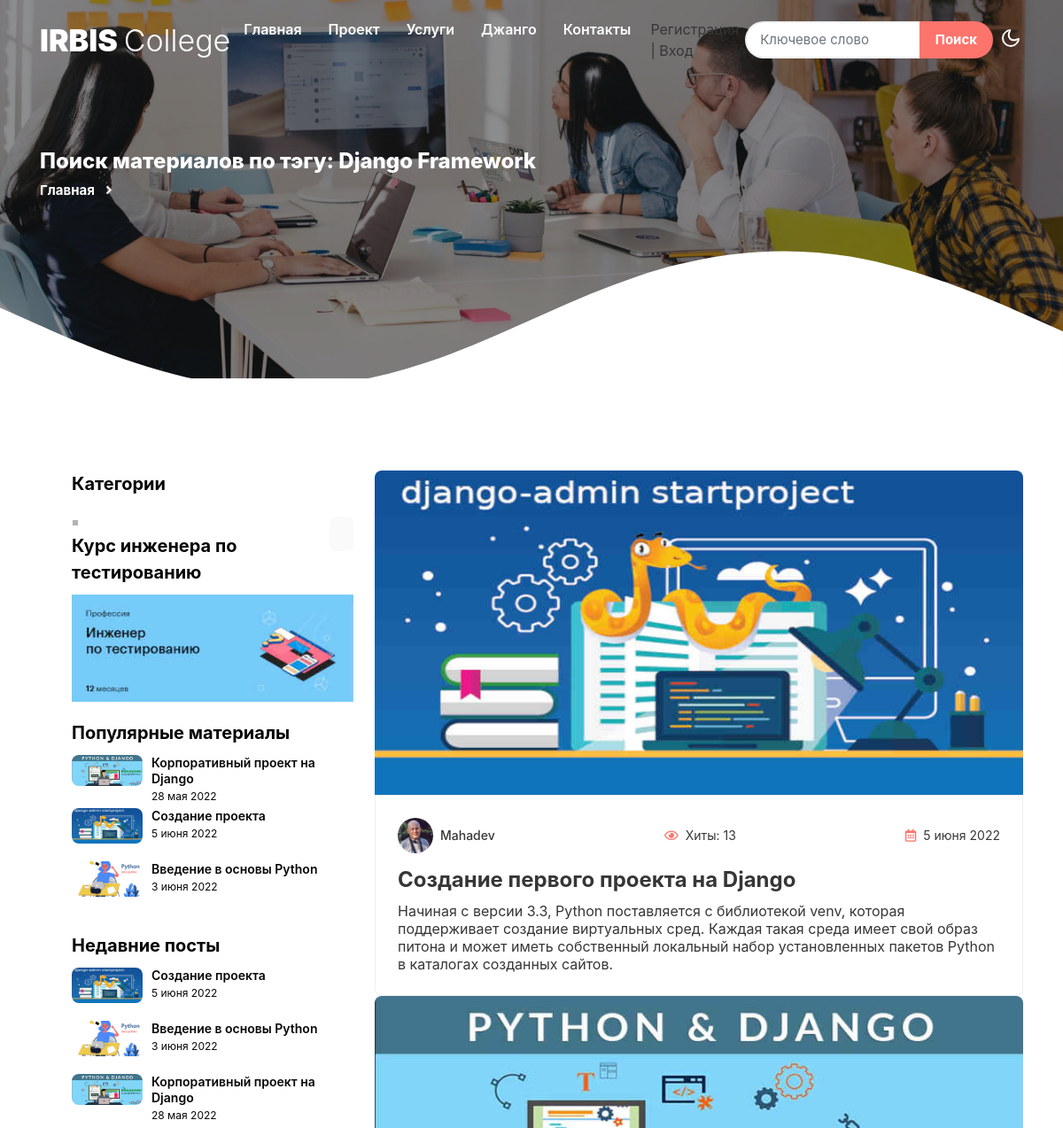
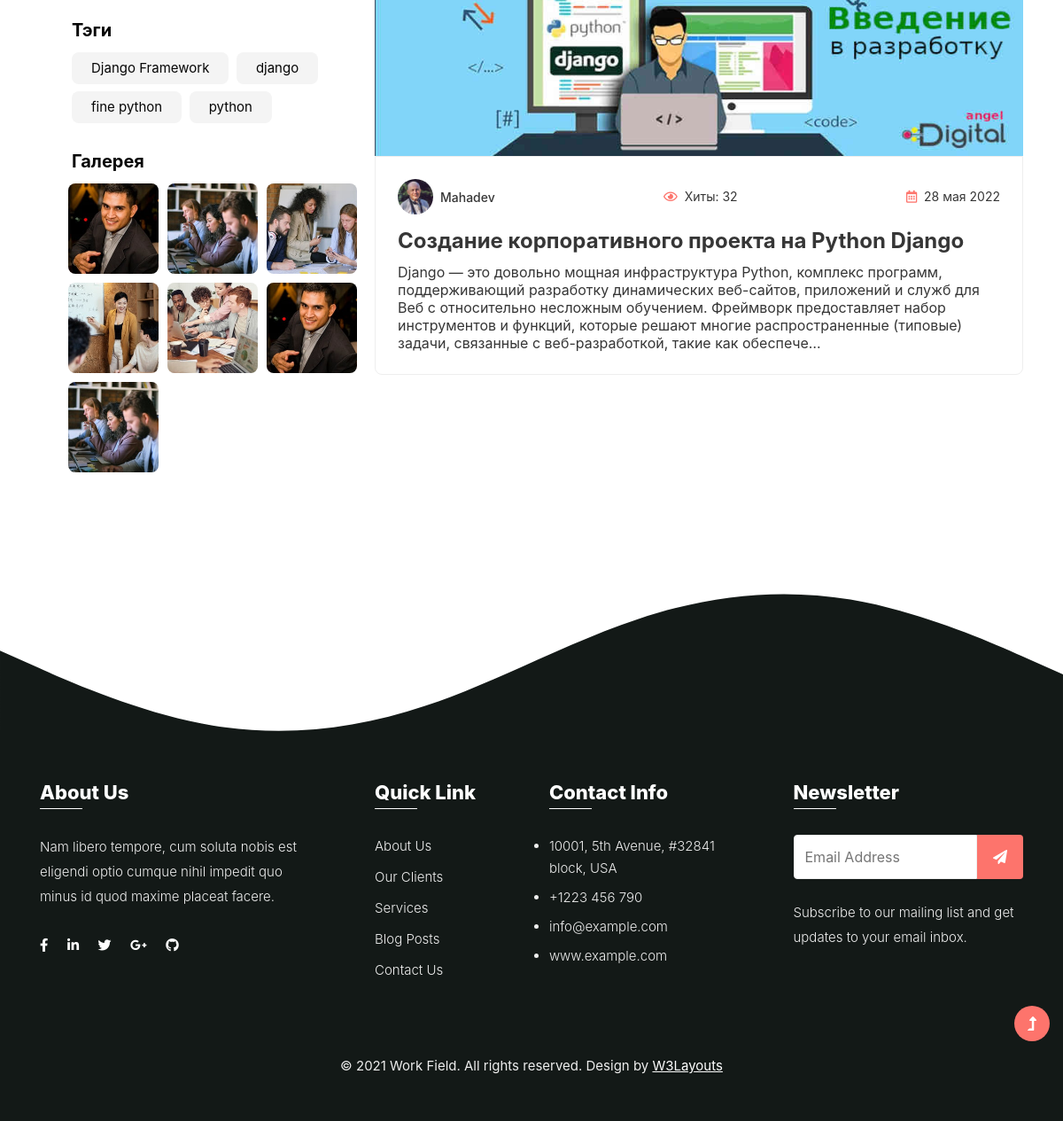
The app's page /blog/tag/django-framework/ with its own data (2 pictures, top to bottom).
### blog/models.py (models this page shows, shortened)
class Post(models.Model):
    title = models.CharField(max_length=255, verbose_name='Заголовок')
    title_seo = models.CharField(blank=True, max_length=255, verbose_name='Заголовок для меню')
    slug = models.SlugField(max_length=255, verbose_name='Псевдоним', unique=True)
    author = models.ForeignKey(Author, on_delete=models.CASCADE, related_name='posts_user', blank=True, verbose_name='Автор статьи')
    category = models.ForeignKey(Category, related_name="posts_category", on_delete=models.SET_NULL, null=True, verbose_name='Категория')
    description = models.CharField(max_length=255, blank=True, verbose_name='Описание')
    intro_text = models.TextField(blank=True, verbose_name='Аннотация')
    full_text = models.TextField(blank=True, verbose_name='Контент')
    photo = models.ImageField(upload_to='photos/%Y/%m/%d/', blank=True, verbose_name='Изображение')
    tags = models.ManyToManyField(Tag, blank=True, related_name='posts')
    likes = models.IntegerField(default=0, verbose_name='Лайки')
    created_at = models.DateTimeField(auto_now_add=True, verbose_name='Дата публикации')
    updated_at = models.DateTimeField(auto_now=True, verbose_name='Обновлено')
    views = models.IntegerField(default=0, verbose_name='Хиты')
    visible = models.BooleanField(default=True, verbose_name='Видимость')
    feature = models.BooleanField(default=False, verbose_name='Слайдер')
    def get_absolute_url(self):
        return reverse('post_single', kwargs={"slug": self.category.slug, "slug": self.slug})  # маршрут в urls.py/словарь
    class Meta:
        verbose_name = 'Статья(ю)'
        verbose_name_plural = 'Статьи'
        ordering = ['-created_at']

class Tag(models.Model):
    title = models.CharField(max_length=100)
    slug = models.SlugField(max_length=100, verbose_name='Псевдоним', unique=True)
    def __str__(self):
        return self.title
    def get_absolute_url(self):
        return reverse('tag', kwargs={"slug": self.slug})  # маршрут/словарь
    class Meta:
        verbose_name = 'Тэг'
        verbose_name_plural = 'Тэги'
        ordering = ['title']

class Author(models.Model):
    name = models.CharField(max_length=150, verbose_name='Имя')
    surname = models.CharField(max_length=150, verbose_name='Фамилия')
    username = models.SlugField(max_length=255, verbose_name='Псевдоним', unique=True)
    avatara = models.ImageField(upload_to='avataras/%Y/%m/%d/', blank=True, verbose_name='Аватара')
    email_address = models.EmailField(max_length=100)
    class Meta:
        verbose_name = 'Автор'
        verbose_name_plural = 'Авторы'
        ordering = ['username']

### blog/views.py (the view)
# urls.py: path('tag/<str:slug>/', PostsByTag.as_view(), name='tag'), # Выводит материалы по тегу
class PostsByTag(ListView):  # Выводит материалы по тегу
    template_name = 'blog/post_tag_list.html'
    context_object_name = 'post_tag'
    paginate_by = 6
    allow_empty = True
    def get_queryset(self):
        return Post.objects.filter(tags__slug=self.kwargs['slug'])
    def get_context_data(self, *, object_list=None, **kwargs):
        context = super().get_context_data(**kwargs)
        context['title'] = 'по тэгу: ' + str(Tag.objects.get(slug=self.kwargs['slug']))
        return context

### blog/templatetags/menu_sidebar.py (called while the page is built)
@register.inclusion_tag('blog/menu_tpl.html')  #декоратор для регистрации шаблона для подключения (я его указал в папке templates
def show_menu():
    categories = Category.objects.all()
    return {"categories": categories}

### blog/templatetags/module_tags.py (called while the page is built)
@register.inclusion_tag('blog/popular_posts_tpl.html')
def get_popular(cnt=3):       # значение cnt (количество постов по умолчанию) может быть переопределно в шаблоне {% get_popular_posts 3 %}
    posts = Post.objects.filter(visible=True).order_by('-views')[:cnt]
    return {"popular_posts": posts}

@register.inclusion_tag('blog/last_posts_tpl.html')
def get_last(cnt=3):       # значение cnt (количество постов по умолчанию) может быть переопределно в шаблоне {% get_popular_posts 3 %}
    posts = Post.objects.filter(visible=True).order_by('-created_at')[:cnt]
    return {"last_posts": posts}

@register.inclusion_tag('blog/tags_tpl.html')
def get_tags(cnt=10):
    tags = Tag.objects.all()[:cnt]
    return {"tags": tags}

### blog/templates/blog/post_tag_list.html (shortened to what this page needs)
{% extends 'base.html' %}
{% load static %}
{% block css %}<link rel="stylesheet" href="{% static 'css/style-liberty.css' %}">{% endblock %}
{% block content %}
        <section class="inner-banner py-5">
            <div class="w3l-breadcrumb py-lg-5">
                <div class="container pt-4 pb-sm-4">
                   <h4 class="inner-text-title font-weight-bold pt-sm-5 pt-4">Поиск материалов <span>{{ title }}</span></h4>
                    <ul class="breadcrumbs-custom-path">
                        <li><a href="/index.html">Главная</a></li>
                        <li class="active"><i class="fas fa-angle-right mx-2"></i>{{ name }}</li>
                    </ul>
                </div>
            </div>
            <div class="shape">
            </div>
        </section>
        <section class="w3l-blogpost-content pt-5">
            <div class="container py-md-5 py-4">
                <div class="row">
{% include 'inc/sidebar.html' %}
                    <div class="col-lg-8">
                {% if post_tag %}
                      {% for item in post_tag %}
                        <div class="card">
                            <div class="card-header p-0 position-relative">
                              {% if item.photo %}
                                    <a href="{{ item.get_absolute_url }}">
                                        <img class="card-img-bottom d-block radius-image-full" src="{{ item.photo.url }}" alt="{{ item.title }}">
                                    </a>
                                {% else %}
                                    <a href="{{ item.get_absolute_url }}"><img src="{% static 'images/blog4.jpg' %}" alt="{{ post.title }}" class="img-fuild mr-3" style="width: 840px; float: left;"></a>
                                {% endif %}
                            </div>
                            <div class="card-body blog-details">
                                <div class="d-flex align-items-center justify-content-between ">
                                    <a class="d-flex align-items-center" href="web/blog.html#blog" title="23k followers">
                                        <img class="img-fluid" src="{{ item.author.avatara.url }}" alt="admin" style="max-width:40px">
                                        <span class="small ms-2">{{ item.author.name }}</span></a>
                                    <p class="date-text"><i class="far fa-eye me-1"></i> Хиты: {{ item.views }}</p>
                                    <p class="date-text"><i class="far fa-calendar-alt me-1"></i> {{ item.created_at|date:"j E Y" }}</p>
                                </div>
                                <a href="{{ item.get_absolute_url }}" class="blog-desc">
                                    {{ item.title }}
                                </a>
                                <p>{{ item.intro_text|safe|truncatechars_html:350 }}</p>
                            </div>
                        </div>
                       {% endfor %}
                      {% else %}
                      <h2>По выбранному тэгу пока нет материалов</h2>
                 {% endif %}
                  </div>
                </div>
            </div>
        </section>
{% endblock %}

### blog/templates/blog/popular_posts_tpl.html
{% load static %}
    {% for post in popular_posts %}
        <article class="post">
             <figure class="post-thumb">
                 <a href="{{ post.get_absolute_url }}" class="d-block zoom">
                     <img src="{{ post.photo.url }}" alt="{{ post.title_seo }}" class="img-fluid radius-image news-image">
                 </a>
             </figure>
             <div class="text"><a href="{{ post.get_absolute_url }}" class="blog-desc1">{{ post.title_seo }}</a></div>
              <div class="post-info">{{ post.created_at|date:"j E Y" }}</div>
        </article>
       {% endfor %}

### blog/templates/blog/last_posts_tpl.html
{% load static %}
    {% for post in last_posts %}
        <article class="post">
             <figure class="post-thumb">
                 <a href="{{ post.get_absolute_url }}" class="d-block zoom">
                     <img src="{{ post.photo.url }}" alt="{{ post.title_seo }}" class="img-fluid radius-image news-image">
                 </a>
             </figure>
             <div class="text"><a href="{{ post.get_absolute_url }}" class="blog-desc1">{{ post.title_seo }}</a></div>
              <div class="post-info">{{ post.created_at|date:"j E Y" }}</div>
        </article>
       {% endfor %}

### blog/templates/blog/tags_tpl.html
{% load static %}
    {% for tag in tags %}
        <a href="{{ tag.get_absolute_url }}">{{ tag.title }}</a>
    {% endfor %}

### records on screen
Post: photo (picture), title_seo "Корпоративный проект на Django", created_at "28 мая 2022", author.avatara (picture), author.name "Mahadev", views "32", title "Создание корпоративного проекта на Python Django", intro_text "Django — это довольно мощная инфраструктура Python, комплекс программ, поддерживающий разработку динамических веб-сайтов, приложений и служб для Веб с относительно несложным обучением. Фреймворк предоставляет набор инструментов и функций, которые решают многие распространенные (типовые) задачи, связанные с веб-разработкой, такие как обеспече…"
Post: photo (picture), title_seo "Создание проекта", created_at "5 июня 2022", author.avatara (picture), author.name "Mahadev", views "13", title "Создание первого проекта на Django", intro_text "Начиная с версии 3.3, Python поставляется с библиотекой venv, которая поддерживает создание виртуальных сред. Каждая такая среда имеет свой образ питона и может иметь собственный локальный набор установленных пакетов Python в каталогах созданных сайтов."
Post: photo (picture), title_seo "Введение в основы Python", created_at "3 июня 2022"
Tag: title "Django Framework"
Tag: title "django"
Tag: title "fine python"
Tag: title "python"

### other values on screen
{{ title }} "по тэгу: Django Framework"
